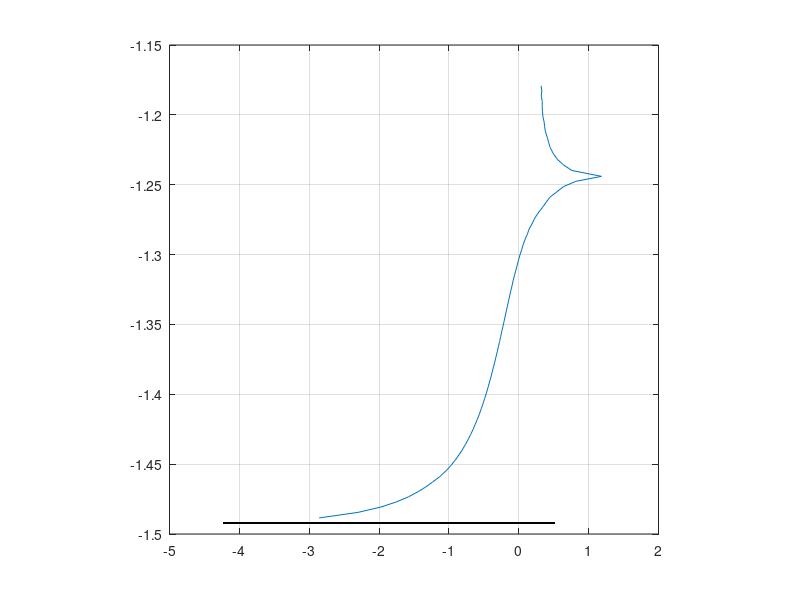

This chart was generated by the following MATLAB code:
 A=importdata('lab.txt');
 x=A.data(:,1);
 y=A.data(:,2);
 Y=y*(10)^(-3);
 X=log(x);
 plot(X,Y);
 grid on;
 axis('square');
 hold on;
 
 x1=linspace(-4.213,0.5,1000);
 y1=-1.492;
 plot(x1,y1,'k');
 
 
